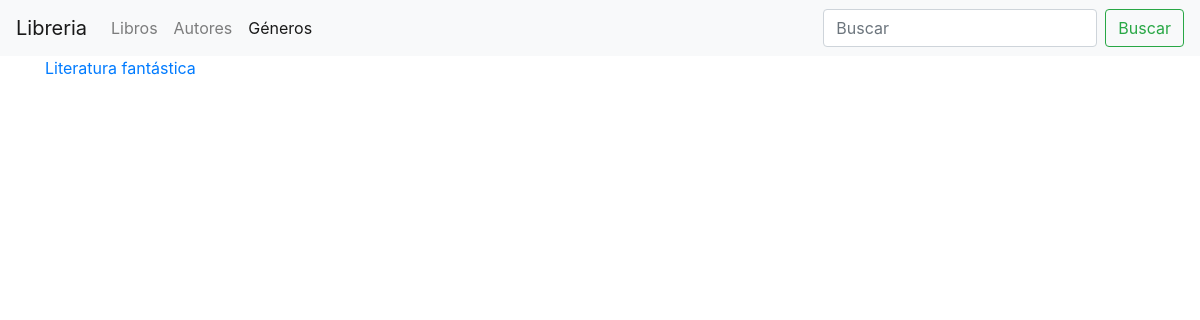
Page /libros/generos/ on the earlier database version.
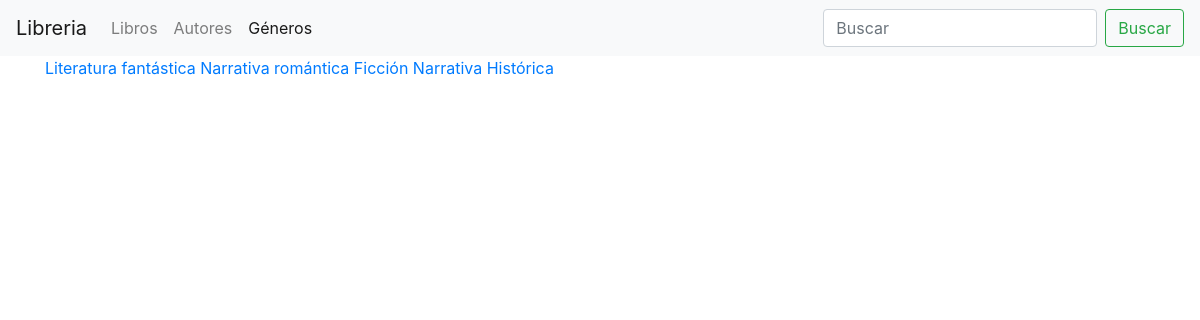
Same page on the later database version.
### libreria/models.py (models this page shows, shortened)
class Genero(models.Model):
    name = models.CharField(
        "Género",
        max_length=100,
        help_text="Ingresa un género de libro (ej. Ciencia Ficción, Misterio)",
    )

### libreria/views.py (the view)
# urls.py: path("generos/", lista_generos, name="generos-list"),
def lista_generos(request):
    generos = Genero.objects.all()
    context = {"generos": generos}
    return render(request, "libreria/genero_list.html", context=context)

### libreria/templates/libreria/genero_list.html (shortened to what this page needs)
{% extends "base.html" %}
{% block content %}
    {% for genero in generos %}
        <a href="{% url 'libreria:genero-detail' pk=genero.pk %}">{{ genero.name }}</a>
    {% endfor %}
{% endblock content %}

### templates/base.html (shortened to what this page needs)
<!doctype html>
<html lang="es-ar">
    <head>
        <link rel="stylesheet"
              href="https://cdn.jsdelivr.net/npm/bootstrap@4.6.2/dist/css/bootstrap.min.css"
/>
    </head>
    <body>
        {% block navbar %}
            {% include "navbar.html" %}
        {% endblock navbar %}
        <div class="container">
            {% block content %}{% endblock content %}
        </div>
    </body>
</html>

### templates/navbar.html (shortened to what this page needs)
{% url 'index' as index %}
{% url 'libreria:book-list' as books %}
{% url 'libreria:autores-list' as autores %}
{% url 'libreria:generos-list' as generos %}
<nav class="navbar navbar-expand-lg navbar-light bg-light">
  <a class="navbar-brand" href="{% url 'index' %}">Libreria</a>
  <div class="collapse navbar-collapse" id="navbarNav">
    <ul class="navbar-nav">
      <li class="nav-item {% if request.path == books %}active{% endif %}">
        <a class="nav-link" href="{% url 'libreria:book-list' %}">
          Libros
        </a>
      </li>
      <li class="nav-item {% if request.path == autores %}active{% endif %}">
        <a class="nav-link" href="{% url 'libreria:autores-list' %}">
          Autores
        </a>
      </li>
      <li class="nav-item {% if request.path == generos %}active{% endif %}">
        <a class="nav-link" href="{% url 'libreria:generos-list' %}">
          Géneros
        </a>
      </li>
    </ul>
  </div>
  <form class="form-inline" action="{% url 'libreria:search-book' %}" method="get">
    <input class="form-control mr-sm-2"
           type="search"
           name="search"
           placeholder="Buscar"
           aria-label="Search"/>
    <button class="btn btn-outline-success my-2 my-sm-0" type="submit">Buscar</button>
  </form>
</nav>

Differences in the rows shown:
added Genero: name "Narrativa romántica"
added Genero: name "Ficción"
added Genero: name "Narrativa"
added Genero: name "Histórica"
